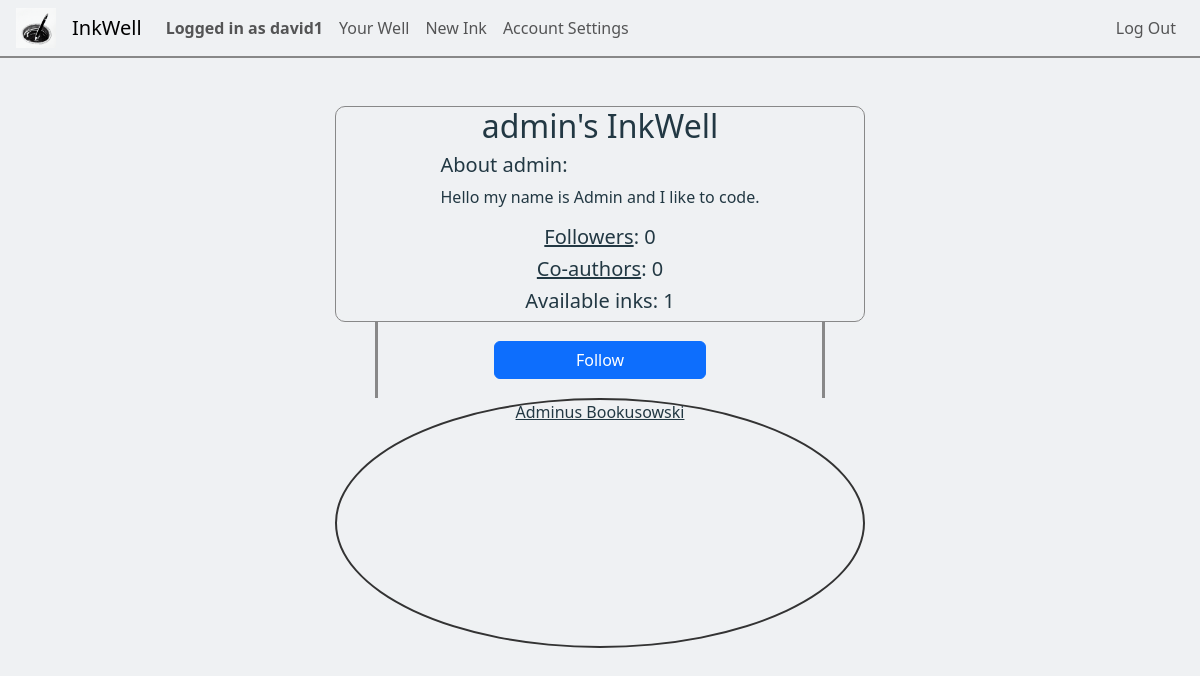
/well/admin (signed in), run on an earlier commit of the app's database.
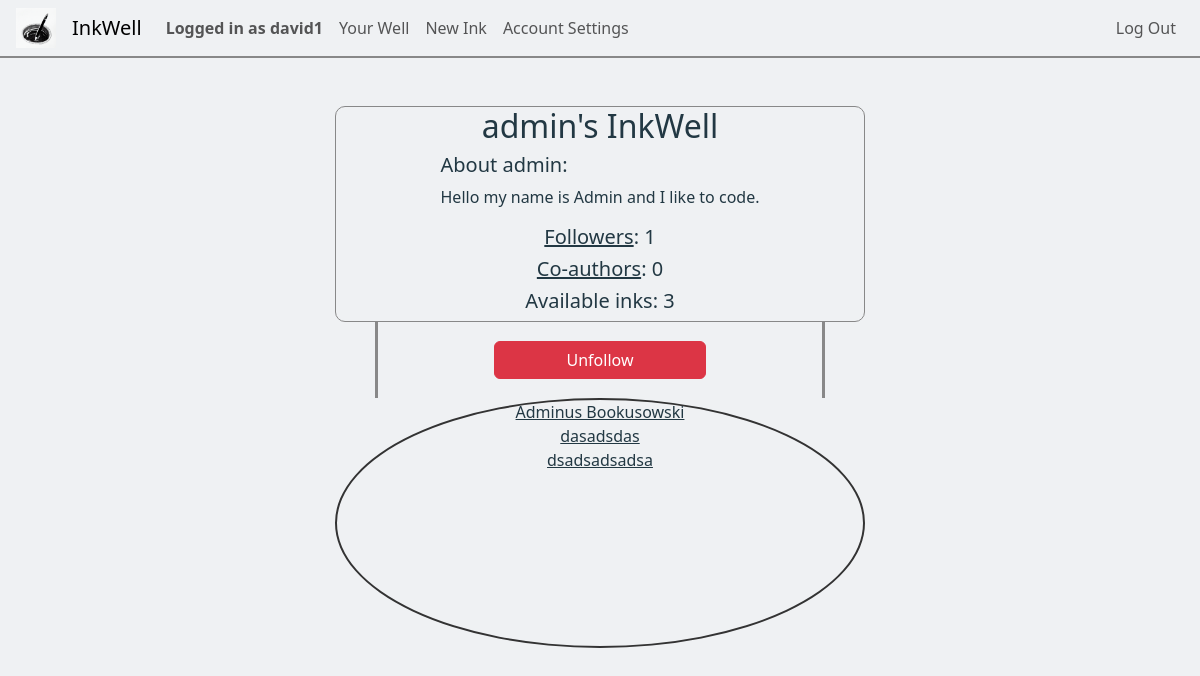
And on a later commit of the database.
### inkwell/models.py (models this page shows, shortened)
class Ink(models.Model):
    wellOrigin = models.ForeignKey(Well, on_delete=models.CASCADE, related_name="well_pk", default="")
    inkOwner = models.ForeignKey(User, on_delete=models.CASCADE, related_name="ink_owner", default="")
    coAuthors = models.ManyToManyField(User, related_name="CoAuthors", blank=True)
    privateStatus = models.BooleanField(default=False)
    updateStatus = models.BooleanField(default=False) # If the Ink is edited at least once, this changes to true
    ink_following = models.ManyToManyField(User, related_name="ink_following", blank=True)
    genre = models.CharField(max_length=64, default="")
    description = models.CharField(max_length=500, default="")
    title = models.CharField(max_length=64, default="")
    content = models.TextField()
    views = models.PositiveBigIntegerField(default=0)
    creation_date = models.DateTimeField(default=timezone.now, editable=False)

### inkwell/views.py (the view)
# urls.py: path('well/<str:username>', views.well, name="well"),
def well(request, username):
    current_user = User.objects.get(pk=request.user.pk)
    wellOwner = User.objects.get(username=username)
    inks = Ink.objects.filter(inkOwner=wellOwner.pk)
    followers = wellOwner.followers
    co_authors = wellOwner.acceptedCoAuthorRequests
    followCheck = False
    if Follow.objects.filter(follower=current_user, followee=wellOwner):
        followCheck = True
    return render(request, "inkwell/well.html", {
        "wellOwner": wellOwner,
        "inks": inks,
        "followers": followers,
        "ink_number": len(inks),
        "coAuthors": co_authors,
        "followCheck": followCheck,
        "title": f"{wellOwner}'s InkWell"
    })

### inkwell/models.py (called while the page is built)
    @property
    def acceptedCoAuthorRequests(self): # Amount of accepted co-author requests the author got from other authors
        acar = Ink.objects.filter(inkOwner=self).exclude(coAuthors=None).values_list('coAuthors', flat=True)
        return acar.count()

    @property
    def followers(self):
        f = Follow.objects.filter(followee=self)
        return f.count()

    def __str__(self):
        return f"{self.username}"

### inkwell/templates/inkwell/well.html (shortened to what this page needs)
{% extends "inkwell/layout.html" %}
{% block body %}
<div class="well-col disFdirColAliCen mt-5">
    <div class="well-banner disFdirColAliCen">
        <h2 class="text-center" id="well-username" data-name="{{ wellOwner }}">{{ wellOwner }}'s InkWell</h2>
        <div class="profileAboutMe">
            <h5>About {{ wellOwner }}:</h5>
            <p>{{ wellOwner.about }}</p>
        </div>
        <h5><a href="{% url 'followers' username=wellOwner %}">Followers</a>: {{ followers }}</h5>
        <h5><a href="{% url 'coauthors' username=wellOwner %}">Co-authors</a>: {{ coAuthors }}</h5>
        <h5>Available inks: {{ ink_number }}</h5>
    </div>
    <div class="wellUnderBanner disFdirColAliCen">
        <div class="buttonsInUnderBanner">
            {% if wellOwner == request.user %}
            <div class="well-management disFdirColAliCen">
                <a href="{% url 'ink_settings' %}"><button>Manage your inks</button></a>
                <a href="{% url 'coAuthorRequestsList' %}"><button>Requests from co-authors</button></a>
                <a href="{% url 'yourCoAuthorRequests' %}"><button>Pending co-author requests</button></a>
            </div>
            {% else %}
                {% if followCheck %}
                    <button class="btn btn-danger" id="unfollowBtn" onclick="follow('unfollow')">Unfollow</button>
                {% else %}
                    <button class="btn btn-primary" id="followBtn" onclick="follow('follow')">Follow</button>
                {% endif %}
            {% endif %}
        </div>
    </div>
    <div class="well" id="well">
        <div class="inksInWell disFdirColAliCen">
            {% for ink in inks %}
                <a href="{% url 'ink_view' inkID=ink.id %}">{{ink.title}}</a>
            {% endfor %}
        </div>
    </div>
</div>
{% endblock %}

What changed in the data, as far as the page shows it:
added Ink: title "dasadsdas"
added Ink: title "dsadsadsadsa"
Also different on the page:
{{ followers }}: "0" → "1"
{{ ink_number }}: "1" → "3"
text no longer shown: "Follow"
text now shown: "Unfollow"
